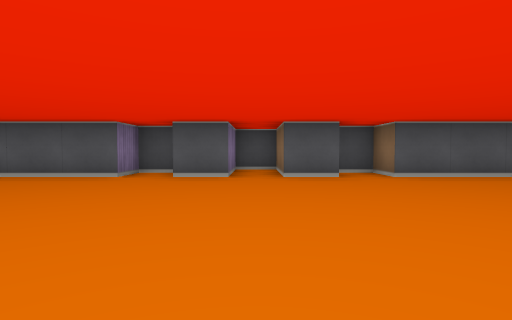
View 1 (above)

16 first-person views from a walk through a cub3D ray-caster map. The camera is about half as high as the walls, tilts 2° down and sees 80° across. The floor is counted in squares. Each view is taken from the middle of a square. On the plan, view 1 faces up. The plan holds only what a view shows up to about 9 squares ahead; the rest is blank.

View 2
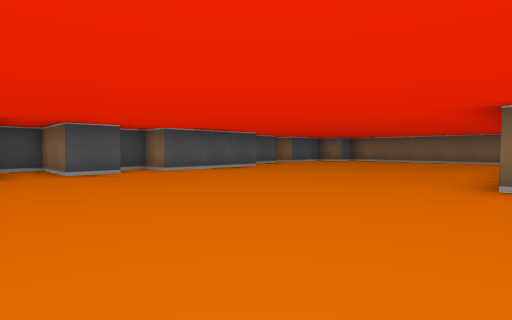

View 3
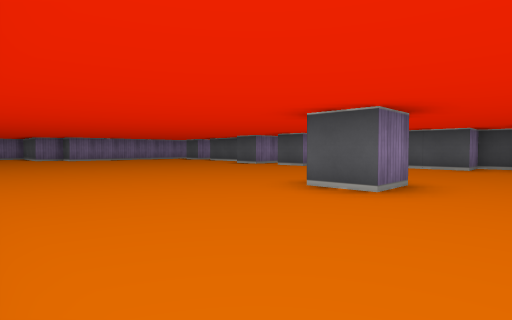

View 4
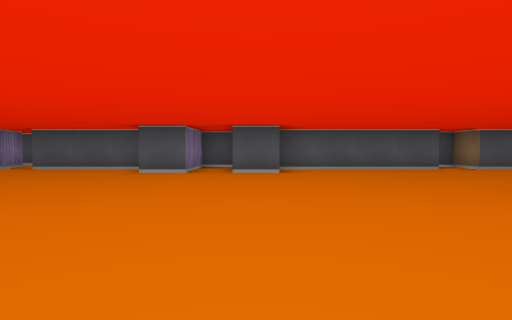

View 5
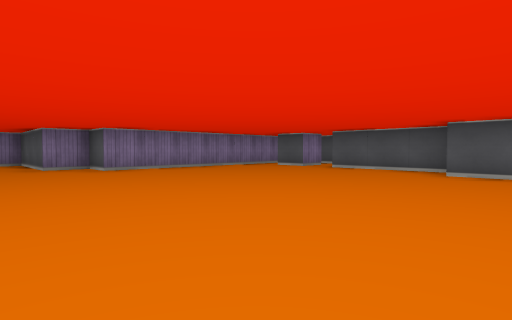

View 6
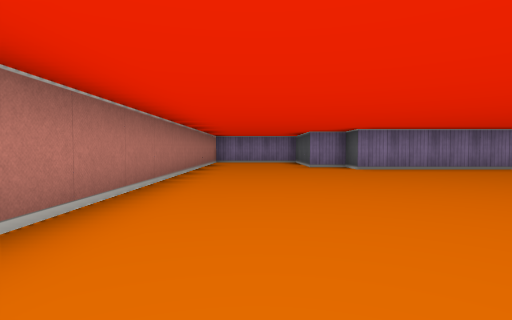

View 7
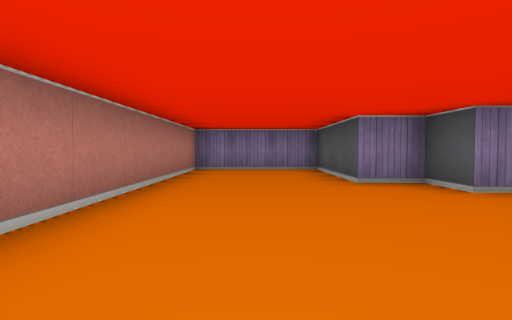

View 8
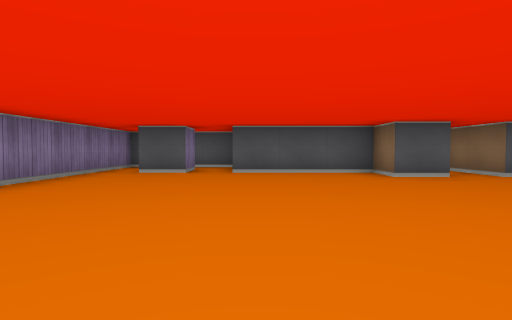

View 9
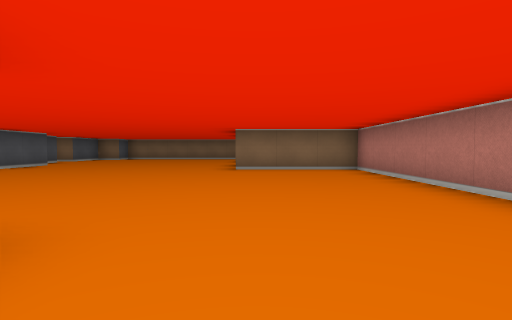

View 10
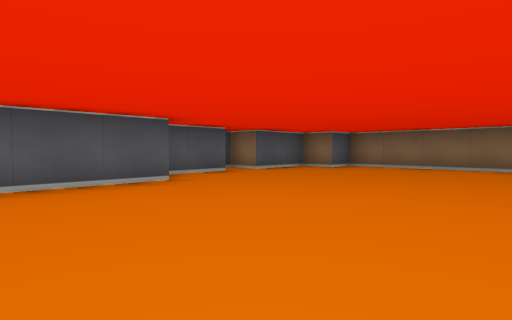

View 11
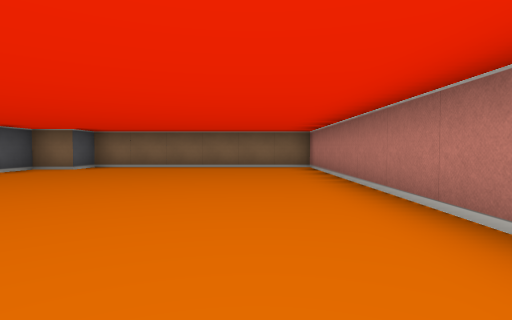

View 12
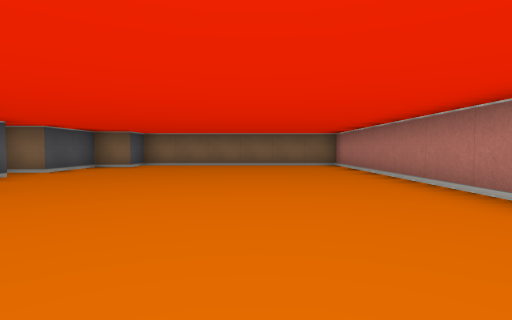

View 13
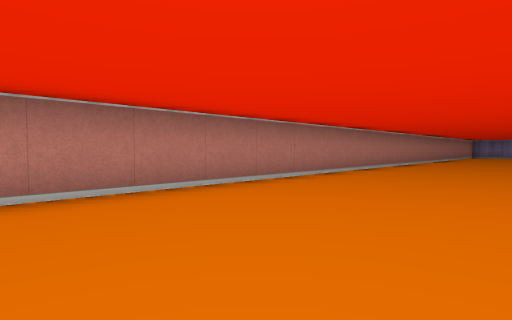

View 14
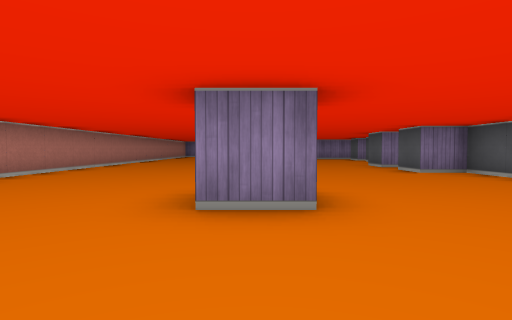

View 15
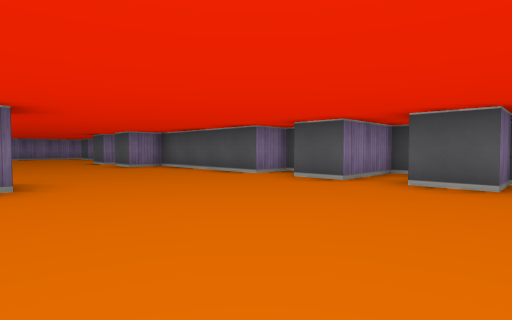

View 16
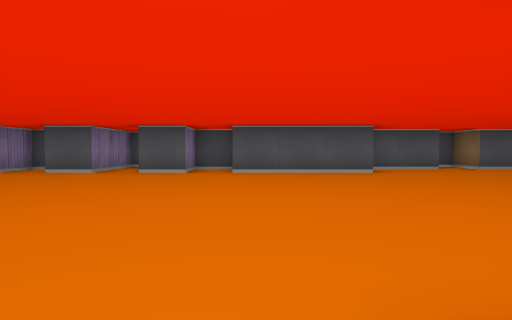

### Floor plan
Points are (right, up) in squares from view 1. A wall is a line through its corners. A room is listed if a view was taken in it or the views show most of it. See-through windows are left out.
Room 1 (views 1, 2, 3, 4, 5, 6, 7, 8, 9, 10, 11, 12, 13, 14, 15, 16)
walls: (-2.5, 1.6) (-2.5, 0.5) (-3.5, 0.5); (-7.6, 6.5) (-8.5, 6.5) (-8.5, 4.5) (-9.5, 4.5) (-9.5, 5.5) (-12.5, 5.5); (4.8, -0.5) (11.5, -0.5) (11.5, 5.5) (10.5, 5.5) (10.5, 6.5) (8.5, 6.5) (8.5, 7.5) (8, 7.5); (5.6, 5.5) (2.5, 5.5) (2.5, 6.5) (1.5, 6.5) (1.5, 5.5) (0.5, 5.5) (0.5, 7.5) (-0.5, 7.5) (-0.5, 5.5) (-1.5, 5.5) (-1.5, 6.5) (-2.5, 6.5) (-2.5, 5.5) (-6.5, 5.5) (-6.5, 4.5) (-7.5, 4.5) (-7.5, 6.1); (-12.6, 7.5) (-13.8, 7.5); (-13.5, 6.5) (-13.5, 5.5) (-14.5, 5.5); (7.6, 6.5) (5.9, 6.5); (-15.5, 7.5) (-15.5, 0.5) (-16.5, 0.5) (-16.5, -0.5) (-19.5, -0.5) (-19.5, -3.5) (3.5, -3.5) (3.5, -0.5)

Positions as (right, up) in squares from view 1, and headings:
1: (0, 0), facing up
2: (-1, -1), facing up-right
3: (-1, -3), facing up-left
4: (-7, -2), facing up
5: (-8, -2), facing up-left
6: (-8, -2), facing left
7: (-12, -2), facing left
8: (-12, -1), facing up
9: (-4, -1), facing right
10: (3, 1), facing up-right
11: (3, 1), facing right
12: (2, 2), facing right
13: (1, 0), facing down-left
14: (0, 1), facing left
15: (2, 1), facing up-left
16: (3, -1), facing up
